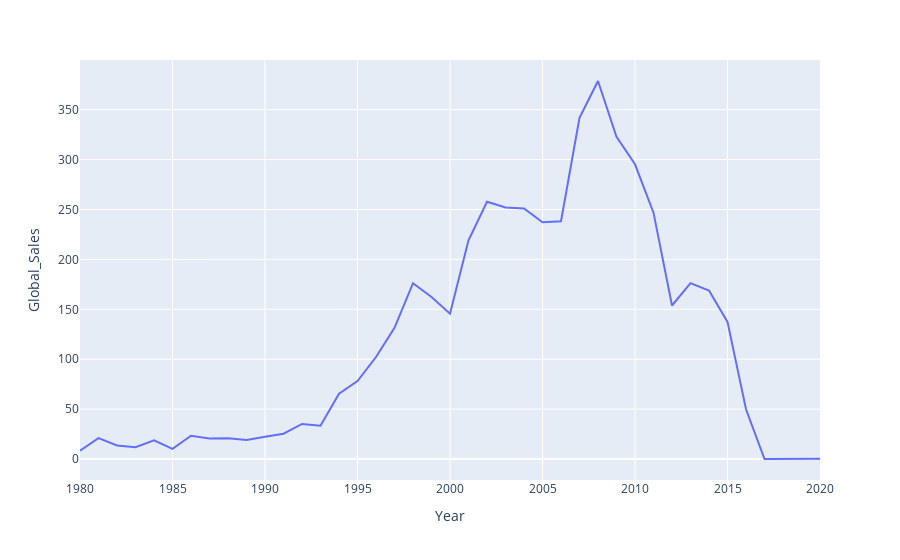

Source (notebook cell):
### Markdown cell above
# Global Sales Trend

### Code cell
fig = px.line(
    sales.groupby('Year')['Global_Sales'].sum().reset_index(),
    x = 'Year',
    y = 'Global_Sales'
)

fig.show()

### Figure 1 — Plotly figure (JSON) as saved in the notebook; plotly's stock layout.template omitted (floating-point values rounded to 4 significant figures)
{"data": [{"hovertemplate": "Year=%{x}<br>Global_Sales=%{y}<extra></extra>", "legendgroup": "", "line": {"color": "#636efa", "dash": "solid"}, "marker": {"symbol": "circle"}, "mode": "lines", "name": "", "orientation": "v", "showlegend": false, "type": "scatter", "x": [1980, 1981, 1982, 1983, 1984, 1985, 1986, 1987, 1988, 1989, 1990, 1991, 1992, 1993, 1994, 1995, 1996, 1997, 1998, 1999, 2000, 2001, 2002, 2003, 2004, 2005, 2006, 2007, 2008, 2009, 2010, 2011, 2012, 2013, 2014, 2015, 2016, 2017, 2020], "xaxis": "x", "y": [8.33, 20.93, 13.66, 11.79, 18.75, 10.18, 23.33, 20.62, 20.73, 19.13, 22.39, 25.39, 35.12, 33.32, 65.46, 78.14, 102.2, 131.4, 176.2, 162.4, 145.6, 219.2, 257.7, 251.9, 251.1, 237.3, 238.2, 341.9, 378.7, 322.9, 295.3, 246.8, 153.8, 176.2, 168.8, 137.4, 49.85, 0.04, 0.29], "yaxis": "y"}], "layout": {"legend": {"tracegroupgap": 0}, "margin": {"t": 60}, "xaxis": {"anchor": "y", "domain": [0, 1], "title": {"text": "Year"}}, "yaxis": {"anchor": "x", "domain": [0, 1], "title": {"text": "Global_Sales"}}}}
